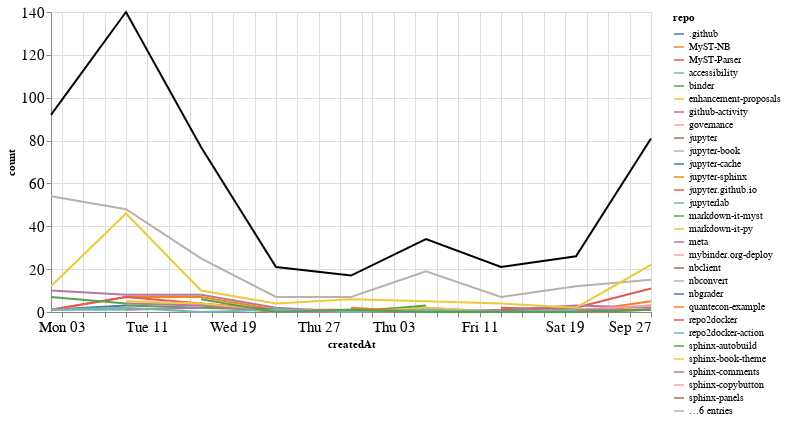

This figure's notebook cell:
### Markdown cell above
## Comments

### Code cell
comments_time = comments.groupby('repo').resample('W', on='createdAt').count()['author'].reset_index()
comments_time = comments_time.rename(columns={'author': 'count'})
comments_time_total = comments_time.groupby('createdAt').agg({"count": "sum"}).reset_index()
ch1 = alt.Chart(comments_time, width=600).mark_line().encode(
    x='createdAt',
    y='count',
    color='repo',
    tooltip="repo"
)

ch2 = alt.Chart(comments_time_total, width=600).mark_line(color="black").encode(
    x='createdAt',
    y='count',
)

ch1 + ch2

### Figure 1 — Vega-Lite specification as saved in the notebook (floating-point values rounded to 4 significant figures)
{"config": {"axisLeft": {"labelFontSize": 15}, "axisBottom": {"labelFontSize": 15}}, "layer": [{"data": {"name": "data-ddb186214a82ae79dc725754d54432d3"}, "mark": "line", "encoding": {"color": {"type": "nominal", "field": "repo"}, "tooltip": {"type": "nominal", "field": "repo"}, "x": {"type": "temporal", "field": "createdAt"}, "y": {"type": "quantitative", "field": "count"}}, "width": 600}, {"data": {"name": "data-0a5f47de5aa5026bf9f02a768c9be371"}, "mark": {"type": "line", "color": "black"}, "encoding": {"x": {"type": "temporal", "field": "createdAt"}, "y": {"type": "quantitative", "field": "count"}}, "width": 600}], "$schema": "https://vega.github.io/schema/vega-lite/v4.8.1.json", "datasets": {"data-ddb186214a82ae79dc725754d54432d3": [{"repo": ".github", "createdAt": "2020-08-02T00:00:00", "count": 1}, {"repo": ".github", "createdAt": "2020-08-09T00:00:00", "count": 3}, {"repo": "MyST-NB", "createdAt": "2020-08-02T00:00:00", "count": 1}, {"repo": "MyST-NB", "createdAt": "2020-08-09T00:00:00", "count": 7}, {"repo": "MyST-NB", "createdAt": "2020-08-16T00:00:00", "count": 7}, {"repo": "MyST-NB", "createdAt": "2020-08-23T00:00:00", "count": 1}, {"repo": "MyST-NB", "createdAt": "2020-08-30T00:00:00", "count": 1}, {"repo": "MyST-NB", "createdAt": "2020-09-06T00:00:00", "count": 2}, {"repo": "MyST-NB", "createdAt": "2020-09-13T00:00:00", "count": 0}, {"repo": "MyST-NB", "createdAt": "2020-09-20T00:00:00", "count": 0}, {"repo": "MyST-NB", "createdAt": "2020-09-27T00:00:00", "count": 3}, {"repo": "MyST-Parser", "createdAt": "2020-08-02T00:00:00", "count": 1}, {"repo": "MyST-Parser", "createdAt": "2020-08-09T00:00:00", "count": 7}, {"repo": "MyST-Parser", "createdAt": "2020-08-16T00:00:00", "count": 4}, {"repo": "MyST-Parser", "createdAt": "2020-08-23T00:00:00", "count": 1}, {"repo": "MyST-Parser", "createdAt": "2020-08-30T00:00:00", "count": 0}, {"repo": "MyST-Parser", "createdAt": "2020-09-06T00:00:00", "count": 1}, {"repo": "MyST-Parser", "createdAt": "2020-09-13T00:00:00", "count": 0}, {"repo": "MyST-Parser", "createdAt": "2020-09-20T00:00:00", "count": 2}, {"repo": "MyST-Parser", "createdAt": "2020-09-27T00:00:00", "count": 11}, {"repo": "accessibility", "createdAt": "2020-08-02T00:00:00", "count": 1}, {"repo": "accessibility", "createdAt": "2020-08-09T00:00:00", "count": 1}, {"repo": "binder", "createdAt": "2020-08-09T00:00:00", "count": 3}, {"repo": "binder", "createdAt": "2020-08-16T00:00:00", "count": 2}, {"repo": "binder", "createdAt": "2020-08-23T00:00:00", "count": 1}, {"repo": "binder", "createdAt": "2020-08-30T00:00:00", "count": 0}, {"repo": "binder", "createdAt": "2020-09-06T00:00:00", "count": 3}, {"repo": "enhancement-proposals", "createdAt": "2020-08-16T00:00:00", "count": 4}, {"repo": "enhancement-proposals", "createdAt": "2020-08-23T00:00:00", "count": 0}, {"repo": "enhancement-proposals", "createdAt": "2020-08-30T00:00:00", "count": 0}, {"repo": "enhancement-proposals", "createdAt": "2020-09-06T00:00:00", "count": 2}, {"repo": "enhancement-proposals", "createdAt": "2020-09-13T00:00:00", "count": 0}, {"repo": "enhancement-proposals", "createdAt": "2020-09-20T00:00:00", "count": 1}, {"repo": "enhancement-proposals", "createdAt": "2020-09-27T00:00:00", "count": 1}, {"repo": "github-activity", "createdAt": "2020-08-09T00:00:00", "count": 1}, {"repo": "github-activity", "createdAt": "2020-08-16T00:00:00", "count": 2}, {"repo": "governance", "createdAt": "2020-08-09T00:00:00", "count": 1}, {"repo": "jupyter", "createdAt": "2020-09-20T00:00:00", "count": 2}, {"repo": "jupyter-book", "createdAt": "2020-08-02T00:00:00", "count": 54}, {"repo": "jupyter-book", "createdAt": "2020-08-09T00:00:00", "count": 48}, {"repo": "jupyter-book", "createdAt": "2020-08-16T00:00:00", "count": 25}, {"repo": "jupyter-book", "createdAt": "2020-08-23T00:00:00", "count": 7}, {"repo": "jupyter-book", "createdAt": "2020-08-30T00:00:00", "count": 7}, {"repo": "jupyter-book", "createdAt": "2020-09-06T00:00:00", "count": 19}, {"repo": "jupyter-book", "createdAt": "2020-09-13T00:00:00", "count": 7}, {"repo": "jupyter-book", "createdAt": "2020-09-20T00:00:00", "count": 12}, {"repo": "jupyter-book", "createdAt": "2020-09-27T00:00:00", "count": 15}, {"repo": "jupyter-cache", "createdAt": "2020-09-27T00:00:00", "count": 2}, {"repo": "jupyter-sphinx", "createdAt": "2020-08-30T00:00:00", "count": 2}, {"repo": "jupyter-sphinx", "createdAt": "2020-09-06T00:00:00", "count": 0}, {"repo": "jupyter-sphinx", "createdAt": "2020-09-13T00:00:00", "count": 0}, {"repo": "jupyter-sphinx", "createdAt": "2020-09-20T00:00:00", "count": 0}, {"repo": "jupyter-sphinx", "createdAt": "2020-09-27T00:00:00", "count": 5}, {"repo": "jupyter.github.io", "createdAt": "2020-09-13T00:00:00", "count": 2}, {"repo": "jupyter.github.io", "createdAt": "2020-09-20T00:00:00", "count": 1}, {"repo": "jupyterlab", "createdAt": "2020-09-06T00:00:00", "count": 1}, {"repo": "markdown-it-myst", "createdAt": "2020-08-02T00:00:00", "count": 7}, {"repo": "markdown-it-myst", "createdAt": "2020-08-09T00:00:00", "count": 4}, {"repo": "markdown-it-py", "createdAt": "2020-08-09T00:00:00", "count": 5}, {"repo": "markdown-it-py", "createdAt": "2020-08-16T00:00:00", "count": 4}, {"repo": "markdown-it-py", "createdAt": "2020-08-23T00:00:00", "count": 0}, {"repo": "markdown-it-py", "createdAt": "2020-08-30T00:00:00", "count": 0}, {"repo": "markdown-it-py", "createdAt": "2020-09-06T00:00:00", "count": 0}, {"repo": "markdown-it-py", "createdAt": "2020-09-13T00:00:00", "count": 0}, {"repo": "markdown-it-py", "createdAt": "2020-09-20T00:00:00", "count": 0}, {"repo": "markdown-it-py", "createdAt": "2020-09-27T00:00:00", "count": 1}, {"repo": "meta", "createdAt": "2020-08-02T00:00:00", "count": 10}, {"repo": "meta", "createdAt": "2020-08-09T00:00:00", "count": 8}, {"repo": "meta", "createdAt": "2020-08-16T00:00:00", "count": 8}, {"repo": "meta", "createdAt": "2020-08-23T00:00:00", "count": 2}, {"repo": "meta", "createdAt": "2020-08-30T00:00:00", "count": 0}, {"repo": "meta", "createdAt": "2020-09-06T00:00:00", "count": 0}, {"repo": "meta", "createdAt": "2020-09-13T00:00:00", "count": 1}, {"repo": "meta", "createdAt": "2020-09-20T00:00:00", "count": 3}, {"repo": "meta", "createdAt": "2020-09-27T00:00:00", "count": 2}, {"repo": "mybinder.org-deploy", "createdAt": "2020-08-23T00:00:00", "count": 1}, {"repo": "mybinder.org-deploy", "createdAt": "2020-08-30T00:00:00", "count": 0}, {"repo": "mybinder.org-deploy", "createdAt": "2020-09-06T00:00:00", "count": 0}, {"repo": "mybinder.org-deploy", "createdAt": "2020-09-13T00:00:00", "count": 0}, {"repo": "mybinder.org-deploy", "createdAt": "2020-09-20T00:00:00", "count": 1}, {"repo": "mybinder.org-deploy", "createdAt": "2020-09-27T00:00:00", "count": 3}, {"repo": "nbclient", "createdAt": "2020-09-13T00:00:00", "count": 1}, {"repo": "nbconvert", "createdAt": "2020-09-13T00:00:00", "count": 2}, {"repo": "nbgrader", "createdAt": "2020-08-23T00:00:00", "count": 1}, {"repo": "quantecon-example", "createdAt": "2020-08-02T00:00:00", "count": 1}, {"repo": "repo2docker", "createdAt": "2020-08-02T00:00:00", "count": 1}, {"repo": "repo2docker-action", "createdAt": "2020-08-02T00:00:00", "count": 2}, {"repo": "sphinx-autobuild", "createdAt": "2020-08-16T00:00:00", "count": 1}, {"repo": "sphinx-book-theme", "createdAt": "2020-08-02T00:00:00", "count": 12}, {"repo": "sphinx-book-theme", "createdAt": "2020-08-09T00:00:00", "count": 46}, {"repo": "sphinx-book-theme", "createdAt": "2020-08-16T00:00:00", "count": 10}, {"repo": "sphinx-book-theme", "createdAt": "2020-08-23T00:00:00", "count": 4}, {"repo": "sphinx-book-theme", "createdAt": "2020-08-30T00:00:00", "count": 6}, {"repo": "sphinx-book-theme", "createdAt": "2020-09-06T00:00:00", "count": 5}, {"repo": "sphinx-book-theme", "createdAt": "2020-09-13T00:00:00", "count": 4}, {"repo": "sphinx-book-theme", "createdAt": "2020-09-20T00:00:00", "count": 2}, {"repo": "sphinx-book-theme", "createdAt": "2020-09-27T00:00:00", "count": 22}, {"repo": "sphinx-comments", "createdAt": "2020-08-09T00:00:00", "count": 4}, {"repo": "sphinx-comments", "createdAt": "2020-08-16T00:00:00", "count": 3}, {"repo": "sphinx-comments", "createdAt": "2020-08-23T00:00:00", "count": 0}, {"repo": "sphinx-comments", "createdAt": "2020-08-30T00:00:00", "count": 0}, {"repo": "sphinx-comments", "createdAt": "2020-09-06T00:00:00", "count": 0}, {"repo": "sphinx-comments", "createdAt": "2020-09-13T00:00:00", "count": 0}, {"repo": "sphinx-comments", "createdAt": "2020-09-20T00:00:00", "count": 1}, {"repo": "sphinx-comments", "createdAt": "2020-09-27T00:00:00", "count": 1}, {"repo": "sphinx-copybutton", "createdAt": "2020-09-27T00:00:00", "count": 3}, {"repo": "sphinx-panels", "createdAt": "2020-09-13T00:00:00", "count": 1}, {"repo": "sphinx-panels", "createdAt": "2020-09-20T00:00:00", "count": 0}, {"repo": "sphinx-panels", "createdAt": "2020-09-27T00:00:00", "count": 1}, {"repo": "sphinx-tabs", "createdAt": "2020-08-23T00:00:00", "count": 2}, {"repo": "sphinx-thebe", "createdAt": "2020-08-16T00:00:00", "count": 1}, {"repo": "sphinx-togglebutton", "createdAt": "2020-09-13T00:00:00", "count": 3}, {"repo": "sphinxcontrib-prettyproof", "createdAt": "2020-09-27T00:00:00", "count": 10}, {"repo": "team-compass", "createdAt": "2020-08-02T00:00:00", "count": 1}, {"repo": "team-compass", "createdAt": "2020-08-09T00:00:00", "count": 2}, {"repo": "team-compass", "createdAt": "2020-08-16T00:00:00", "count": 0}, {"repo": "team-compass", "createdAt": "2020-08-23T00:00:00", "count": 1}, {"repo": "team-compass", "createdAt": "2020-08-30T00:00:00", "count": 0}, {"repo": "team-compass", "createdAt": "2020-09-06T00:00:00", "count": 1}, {"repo": "team-compass", "createdAt": "2020-09-13T00:00:00", "count": 0}, {"repo": "team-compass", "createdAt": "2020-09-20T00:00:00", "count": 1}, {"repo": "thebe", "createdAt": "2020-08-16T00:00:00", "count": 6}, {"repo": "thebe", "createdAt": "2020-08-23T00:00:00", "count": 0}, {"repo": "thebe", "createdAt": "2020-08-30T00:00:00", "count": 1}, {"repo": "thebe", "createdAt": "2020-09-06T00:00:00", "count": 0}, {"repo": "thebe", "createdAt": "2020-09-13T00:00:00", "count": 0}, {"repo": "thebe", "createdAt": "2020-09-20T00:00:00", "count": 0}, {"repo": "thebe", "createdAt": "2020-09-27T00:00:00", "count": 1}], "data-0a5f47de5aa5026bf9f02a768c9be371": [{"createdAt": "2020-08-02T00:00:00", "count": 92}, {"createdAt": "2020-08-09T00:00:00", "count": 140}, {"createdAt": "2020-08-16T00:00:00", "count": 77}, {"createdAt": "2020-08-23T00:00:00", "count": 21}, {"createdAt": "2020-08-30T00:00:00", "count": 17}, {"createdAt": "2020-09-06T00:00:00", "count": 34}, {"createdAt": "2020-09-13T00:00:00", "count": 21}, {"createdAt": "2020-09-20T00:00:00", "count": 26}, {"createdAt": "2020-09-27T00:00:00", "count": 81}]}}
